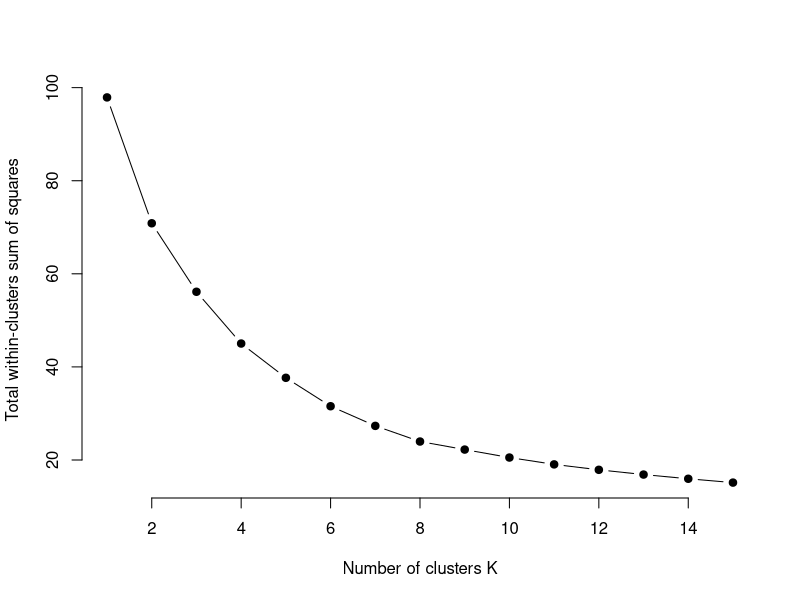
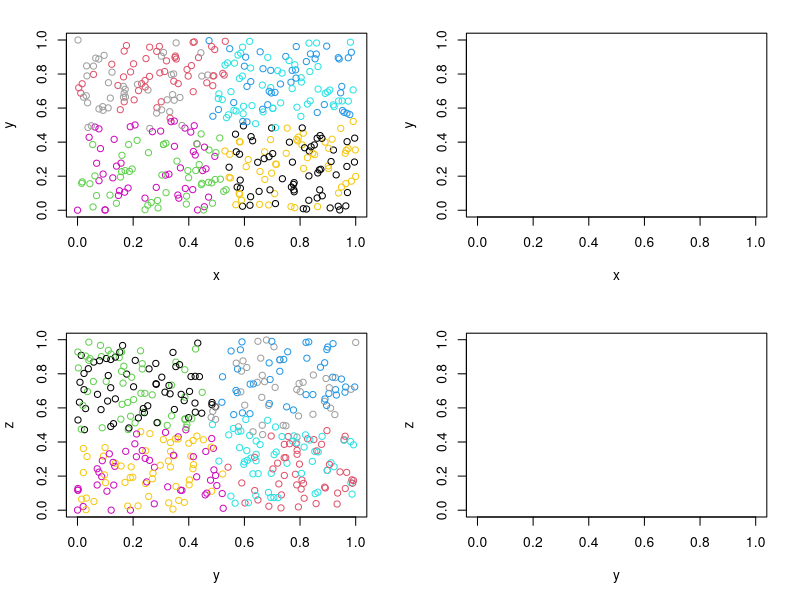
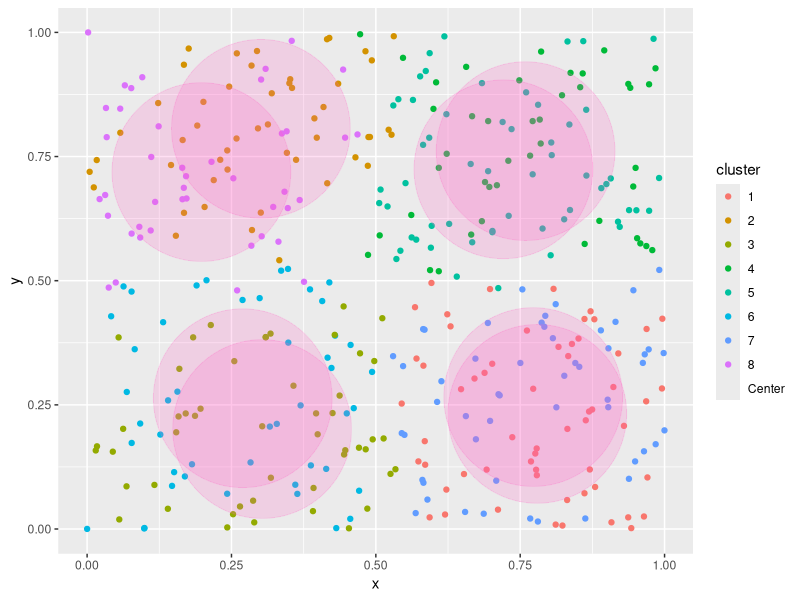

Source code (R) for these figures, in order:
## ---- chunk 1
#Dataset yang digunakan dalam hierarchical clustering ini adalah data randu karena memiliki 400 data dan 3 fitur yaitu x,y, dan z.
library("datasets")
data("randu")
## ---- chunk 2
summary(randu)
## ---- chunk 3

#elbow method (bonus nilai )
# berdasarkan grafik yang muncul dibawah bisa kita tentukan dengan elbow method bahwa jumlah cluster terbaik yang dapat di assign berjumlah 8 cluster.Karena setelah dilihat akan ada beberapa nilai K yang mengalami penurunan paling besar dan selanjutnya nilai K akan turun secara perlahan-lahan sampai hasil dari nilai K tersebut stabil. Disini kita dapatkan nilai cluster K=7 ke K=8 kemudian dari K=8 ke K=9 terlihat penurunan secara drastis membentuk siku pada titik K=8, maka nilai cluster yang ideal adalah K=8.
set.seed(123)
k.max <- 15
data <- randu
wss <- sapply(1:k.max, 
              function(k){kmeans(data, k, nstart=50,iter.max = 15 )$tot.withinss})
wss
plot(1:k.max, wss,
     type="b", pch = 19, frame = FALSE, 
     xlab="Number of clusters K",
     ylab="Total within-clusters sum of squares")
## ---- chunk 4
randu.new <- randu[, 1:3]
randu.class <- randu[,]
set.seed(1000)
result <- kmeans(randu.new, 8)
## ---- chunk 5
par(mfrow=c(2,2), mar=c(5,4,2,2))
plot(randu.new[, c(1,2)], col=result$cluster)
plot(randu.new[, c(1,2)], col=randu.class)
plot(randu.new[, c(2,3)], col=result$cluster)
plot(randu.new[, c(2,3)], col=randu.class)
## ---- chunk 6
result$tot.withinss
## ---- chunk 7
#Jumlah cluster yang digunakan berjumlah 8 cluster sesuai dengan hasil elbow method. 
#Fitur yang digunakan dalam k-means berjumlah 3 fitur yaitu x,y, dan z.
attributes(randu)$names
## ---- chunk 8
randu.new$cluster <- factor(result$cluster)
centers <- as.data.frame(result$centers)
library(ggplot2)
ggplot() + 
  geom_point(data=randu.new, aes(x=x, y=y,color=cluster))  +
  geom_point(data=centers, aes(x=x, y=y, color="Center"), 
             size=60, alpha=.2, show.legend = FALSE)
